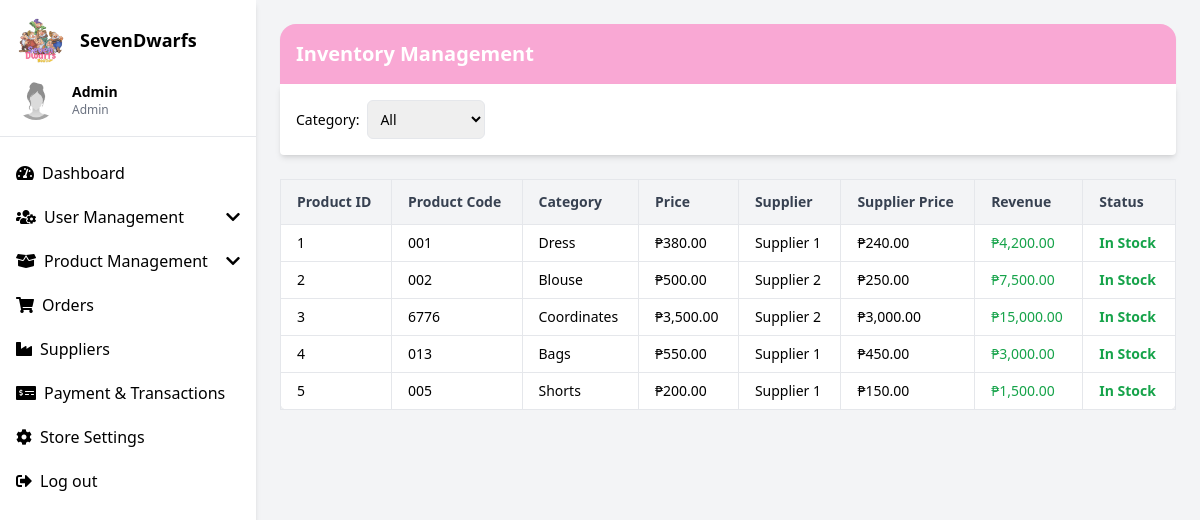
Before: /inventory.php with the older database file.
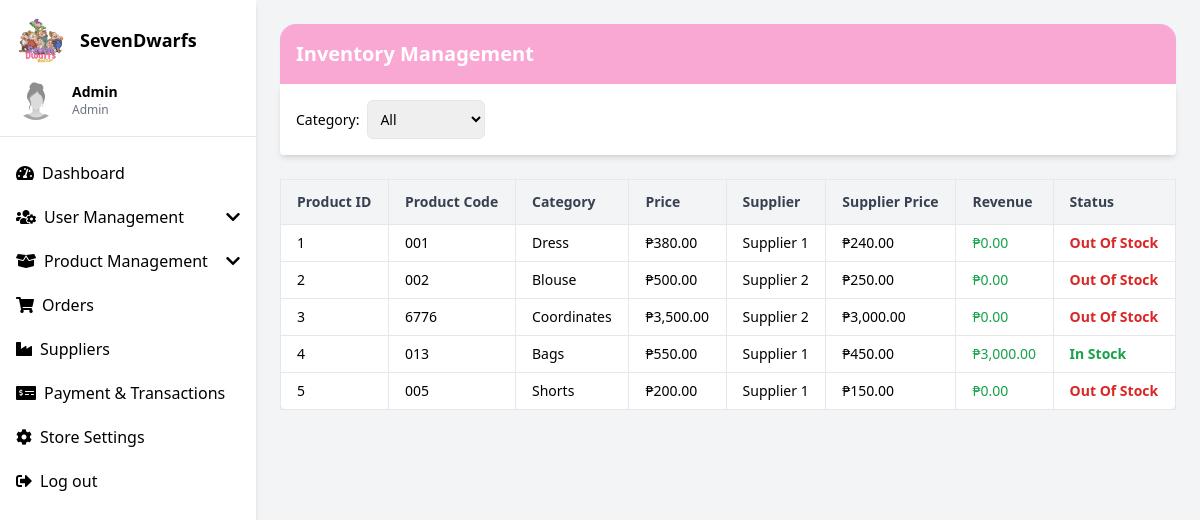
After: the same page with the newer database file.
### tables this page shows
CREATE TABLE `products` (
  `product_id` int(11) NOT NULL,
  `product_name` varchar(255) DEFAULT NULL,
  `description` text DEFAULT NULL,
  `price_id` int(11) DEFAULT NULL,
  `stocks` int(11) DEFAULT NULL,
  `category_id` int(11) DEFAULT NULL,
  `image_url` text DEFAULT NULL,
  `created_at` timestamp NOT NULL DEFAULT current_timestamp(),
  `supplier_id` int(11) DEFAULT NULL,
  `supplier_price` decimal(10,2) NOT NULL,
  `revenue` decimal(10,2) GENERATED ALWAYS AS (`price_id` - `supplier_price`) STORED,
  `sizes` varchar(255) DEFAULT NULL,
  `colors` varchar(255) DEFAULT NULL
);

CREATE TABLE `categories` (
  `category_id` int(11) NOT NULL,
  `category_code` varchar(10) DEFAULT NULL,
  `category_name` varchar(100) NOT NULL
);

CREATE TABLE `suppliers` (
  `supplier_id` int(11) NOT NULL,
  `supplier_name` varchar(255) NOT NULL,
  `supplier_email` varchar(100) DEFAULT NULL,
  `supplier_phone` varchar(20) DEFAULT NULL,
  `created_at` timestamp NOT NULL DEFAULT current_timestamp(),
  `category_id` int(11) DEFAULT NULL
);

### inventory.php (the view, shortened to what this page needs)
<?php
require 'conn.php';
$admin_name = "Admin";
$admin_role = "Admin";
$inventory = [];
$sqlProducts = "
    SELECT
        p.product_id,
        p.product_name,
        c.category_name,
        p.stocks,
        p.price_id,
        s.supplier_name,
        p.supplier_price
    FROM products p
    INNER JOIN categories c ON p.category_id = c.category_id
    LEFT JOIN suppliers s ON p.supplier_id = s.supplier_id
";
$stmt = $conn->prepare($sqlProducts);
$stmt->execute();
$resultProducts = $stmt->get_result();
if ($resultProducts->num_rows > 0) {
    while ($row = $resultProducts->fetch_assoc()) {
        $inventory[] = $row;
    }
}
?>
<!DOCTYPE html>
<html lang="en">
<head>
  <script src="https://cdn.tailwindcss.com"></script>
  <link href="https://cdnjs.cloudflare.com/ajax/libs/font-awesome/5.15.3/css/all.min.css" rel="stylesheet" />
</head>
<body class="bg-gray-100 font-sans">
  <div class="flex h-screen overflow-hidden">
    <div class="w-64 bg-white shadow-md overflow-y-auto" x-data="{ userMenu: false, productMenu: false }">
      <div class="p-4 border-b">
        <div class="flex items-center space-x-4">
          <img src="logo2.png" alt="Logo" class="rounded-full w-12 h-12"/>
          <h2 class="text-lg font-semibold">SevenDwarfs</h2>
        </div>
        <div class="mt-4 flex items-center space-x-4">
          <img src="newID.jpg" alt="Admin" class="rounded-full w-10 h-10"/>
          <div>
            <h3 class="text-sm font-semibold"><?php echo htmlspecialchars($admin_name); ?></h3>
            <p class="text-xs text-gray-500"><?php echo htmlspecialchars($admin_role); ?></p>
          </div>
        </div>
      </div>
      <nav class="mt-4">
        <ul class="space-y-1">
          <li class="px-4 py-2 hover:bg-gray-200">
            <a href="dashboard.php" class="flex items-center">
              <i class="fas fa-tachometer-alt mr-2"></i>Dashboard
            </a>
          </li>
          <li class="px-4 py-2 hover:bg-gray-200 cursor-pointer" @click="userMenu = !userMenu">
            <div class="flex items-center justify-between">
              <span class="flex items-center">
                <i class="fas fa-users-cog mr-2"></i>User Management
              </span>
              <i class="fas fa-chevron-down transition-transform duration-200" :class="{ 'rotate-180': userMenu }"></i>
            </div>
          </li>
          <li class="px-4 py-2 hover:bg-gray-200 cursor-pointer" @click="productMenu = !productMenu">
            <div class="flex items-center justify-between">
              <span class="flex items-center">
                <i class="fas fa-box-open mr-2"></i>Product Management
              </span>
              <i class="fas fa-chevron-down transition-transform duration-200" :class="{ 'rotate-180': productMenu }"></i>
            </div>
          </li>
          <li class="px-4 py-2 hover:bg-gray-200">
            <a href="orders.php" class="flex items-center">
              <i class="fas fa-shopping-cart mr-2"></i>Orders
            </a>
          </li>
          <li class="px-4 py-2 hover:bg-gray-200 ">
          <a href="suppliers.php" class="flex items-center">
            <i class="fas fa-industry mr-2"></i>Suppliers
          </a>
        </li>
          <li class="px-4 py-2 hover:bg-gray-200">
            <a href="payandtransac.php" class="flex items-center">
              <i class="fas fa-money-check-alt mr-2"></i>Payment & Transactions
            </a>
          </li>
          <li class="px-4 py-2 hover:bg-gray-200">
            <a href="storesettings.php" class="flex items-center">
              <i class="fas fa-cog mr-2"></i>Store Settings
            </a>
          </li>
          <li class="px-4 py-2 hover:bg-gray-200">
            <a href="logout.php" class="flex items-center">
              <i class="fas fa-sign-out-alt mr-2"></i>Log out
            </a>
          </li>
        </ul>
      </nav>
    </div>
    <div class="flex-1 p-6 overflow-auto">
      <div class="bg-pink-300 text-white p-4 rounded-t-2xl shadow-sm">
        <h1 class="text-xl font-bold">Inventory Management</h1>
      </div>
      <div class="bg-white p-4 rounded-b shadow-md mb-6">
        <form method="GET" action="inventory.php" class="flex items-center gap-2">
          <label for="category" class="font-medium text-sm">Category:</label>
          <select name="category" id="category" onchange="this.form.submit()" class="border rounded-md p-2 text-sm">
            <option value="all">All</option>
          </select>
        </form>
      </div>
      <div class="overflow-x-auto">
        <table class="min-w-full bg-white border border-gray-200 rounded-lg shadow-sm text-sm">
          <thead class="bg-gray-100 text-gray-700">
            <tr>
              <th class="px-4 py-3 border text-left">Product ID</th>
              <th class="px-4 py-3 border text-left">Product Code</th>
              <th class="px-4 py-3 border text-left">Category</th>
              <th class="px-4 py-3 border text-left">Price</th>
              <th class="px-4 py-3 border text-left">Supplier</th>
              <th class="px-4 py-3 border text-left">Supplier Price</th>
              <th class="px-4 py-3 border text-left">Revenue</th>
              <th class="px-4 py-3 border text-left">Status</th>
            </tr>
          </thead>
          <tbody>
            <?php
            if (!empty($inventory)) {
              foreach ($inventory as $item) {
                $status = ($item['stocks'] > 20) ? "In Stock" : (($item['stocks'] > 0) ? "Low Stock" : "Out of Stock");
                $supplier_price = isset($item['supplier_price']) ? floatval($item['supplier_price']) : 0;
                $price = floatval($item['price_id']);
                $revenue = ($price - $supplier_price) * intval($item['stocks']);
            ?>
            <tr class="hover:bg-gray-50 transition-all">
              <td class="px-4 py-2 border"><?php echo $item['product_id']; ?></td>
              <td class="px-4 py-2 border"><?php echo $item['product_name']; ?></td>
              <td class="px-4 py-2 border"><?php echo $item['category_name']; ?></td>
              <td class="px-4 py-2 border">₱<?php echo number_format($item['price_id'], 2); ?></td>
              <td class="px-4 py-2 border"><?php echo isset($item['supplier_name']) ? htmlspecialchars($item['supplier_name']) : 'No supplier'; ?></td>
              <td class="px-4 py-2 border">₱<?php echo number_format($supplier_price, 2); ?></td>
              <td class="px-4 py-2 border text-green-600 font-medium">₱<?php echo number_format($revenue, 2); ?></td>
              <td class="px-4 py-2 border font-semibold capitalize <?php echo ($status === 'In Stock') ? 'text-green-600' : (($status === 'Low Stock') ? 'text-yellow-600' : 'text-red-600'); ?>">
                <?php echo $status; ?>
              </td>
            </tr>
            <?php }} else { ?>
            <tr>
              <td colspan="9" class="text-center px-4 py-4 text-gray-500 border">No products found</td>
            </tr>
            <?php } ?>
          </tbody>
        </table>
      </div>
    </div>
  </div>
</body>
</html>

Changed rows visible on the page:
changed products "Dress": revenue "4,200.00" → "0.00"; stocks "In Stock" → "Out Of Stock"
changed products "Blouse": revenue "7,500.00" → "0.00"; stocks "In Stock" → "Out Of Stock"
changed products "Coordinates": revenue "15,000.00" → "0.00"; stocks "In Stock" → "Out Of Stock"
changed products "Shorts": revenue "1,500.00" → "0.00"; stocks "In Stock" → "Out Of Stock"
